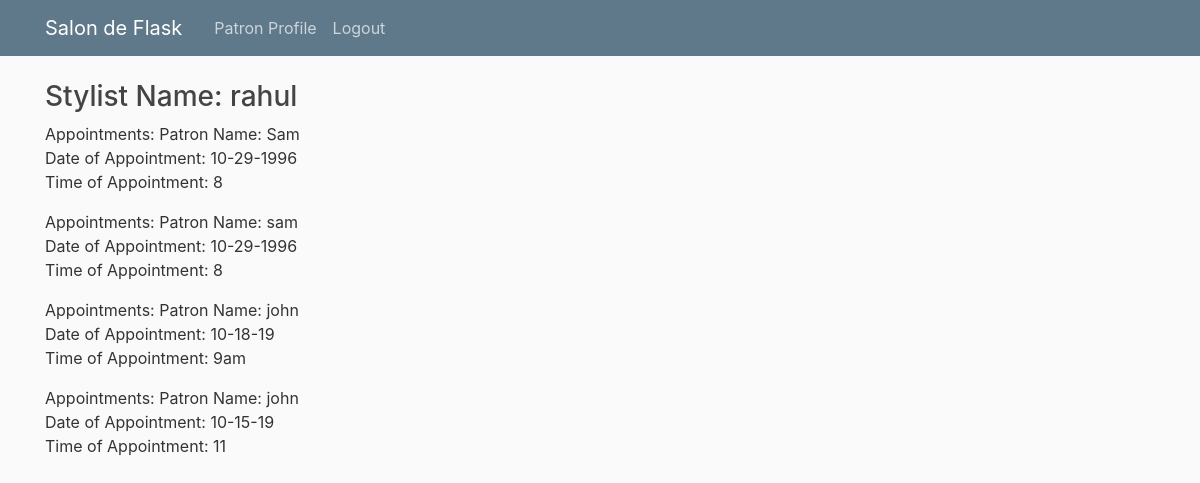
The page /style_profile/rahul (signed in) on the database its author committed.
### flaskblog/models.py (models this page shows, shortened)
class Appointment(db.Model):
    id = db.Column(db.Integer, primary_key=True)
    patron_account = db.Column(db.String(100), nullable=False)
    stylist_account = db.Column(db.String(100), nullable=False)
    date = db.Column(db.String(100), nullable=False)
    hour = db.Column(db.String(100), nullable=False)

### flaskblog/routes.py (the view)
@app.route("/style_profile/<string:my_username>", methods=['GET', 'POST'])
@login_required
def style_profile(my_username):
    appointments = []
    appointments = Appointment.query.all()
    for appointment in appointments:
        if(appointment.stylist_account == my_username):
            appointments.append(appointment)
    return render_template('style_profile.html',username = my_username, appointments=appointments)

### flaskblog/models.py (called while the page is built)
@login_manager.user_loader
def load_user(user_id):
    return User.query.get(int(user_id))

### flaskblog/templates/style_profile.html
{% extends "layout.html" %}
{% block content %}
    <h3>Stylist Name: {{username}}</h3>
    {% for appointment in appointments %}
    <p>Appointments:
    Patron Name: {{appointment.patron_account}}<br />
    Date of Appointment: {{appointment.date}}<br />
    Time of Appointment: {{appointment.hour}}<br />
    </p>
    {% endfor %}
{% endblock content %}

### flaskblog/static/main.css (style rules this page uses)
body { background: #fafafa; color: #333333; margin-top: 5rem; }
h1, h2, h3, h4, h5, h6 { color: #444444; }

### rows shown on the page
Appointment: patron_account "Sam", date "10-29-1996", hour "8"
Appointment: patron_account "sam", date "10-29-1996", hour "8"
Appointment: patron_account "john", date "10-18-19", hour "9am"
Appointment: patron_account "john", date "10-15-19", hour "11"

### other values the page prints
{{ username }} "rahul"
